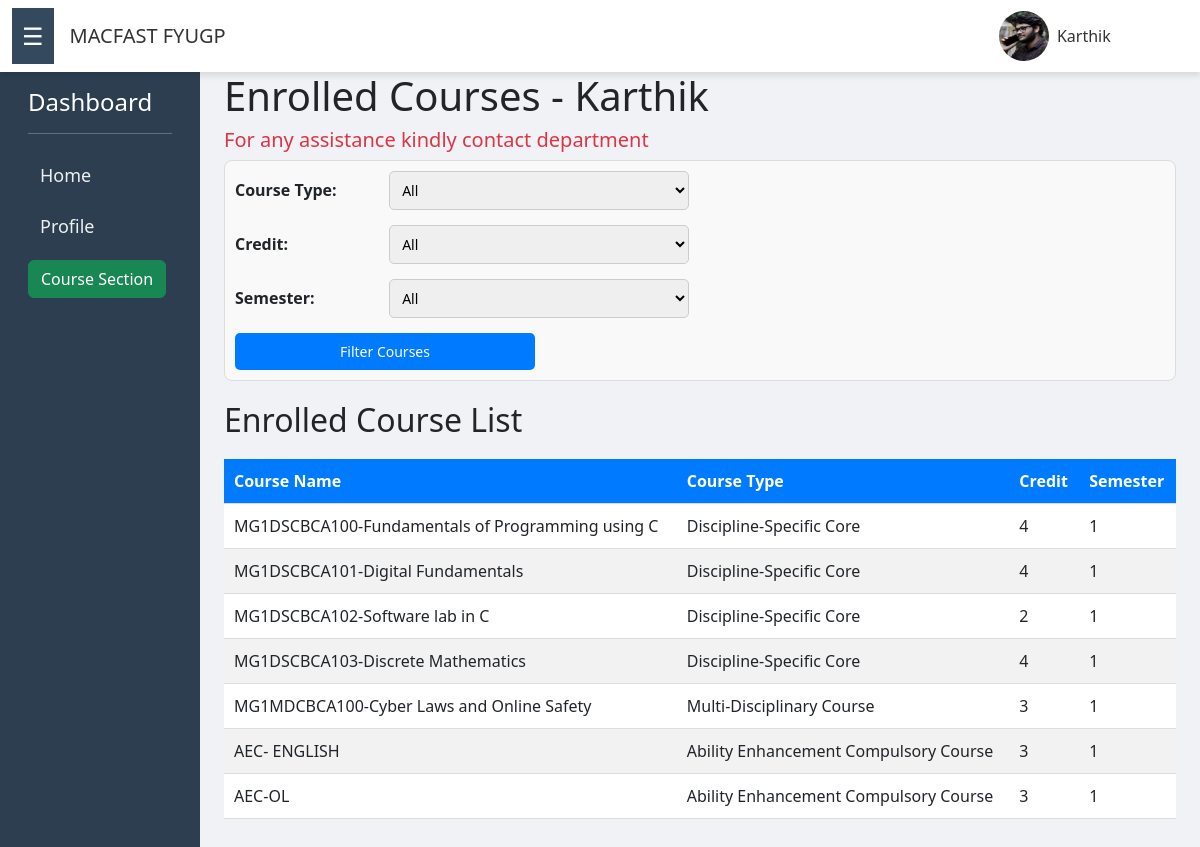
Screenshot of /courses/ (signed in) with the database file from the repository.
### core/models.py (models this page shows, shortened)
class StudentProfile(models.Model):
    user = models.OneToOneField(CustomUser, on_delete=models.CASCADE)
    first_name = models.CharField(max_length=30,default='')  # First name
    last_name = models.CharField(max_length=30,default='')   # Last name
    phone_number = models.CharField(max_length=15,default='')  # Phone number
    address = models.TextField(default='')  # Address
    dob = models.DateField()
    profile_picture = models.ImageField(upload_to='profile_pics/')
    programme = models.ForeignKey(Programme, on_delete=models.SET_NULL, null=True)
    department = models.ForeignKey(Department, on_delete=models.SET_NULL, null=True)
    board = models.CharField(max_length=100)
    subjects = models.ManyToManyField(Subject)  # Part III subjects studied in Plus Two
    semester = models.IntegerField(default=1)
    approved = models.BooleanField(default=False)

class CustomUser(AbstractUser):
    USER_TYPE_CHOICES = (
        ('student', 'Student'),
    )
    user_type = models.CharField(max_length=10, choices=USER_TYPE_CHOICES,default='student')
    objects = CustomUserManager()  # Attach CustomUserManager to the model

class Course(models.Model):
    TYPE_CHOICES = [
        ('DSC', 'Discipline-Specific Core'),
        ('DSE', 'Discipline-Specific Elective'),
        ('AEC', 'Ability Enhancement Compulsory Course'),
        ('SEC', 'Skill Enhancement Course'),
        ('MDC', 'Multi-Disciplinary Course'),
    ]
    name = models.CharField(max_length=100)
    course_type = models.CharField(max_length=3, choices=TYPE_CHOICES)
    programme = models.ForeignKey(Programme, on_delete=models.CASCADE)
    credit = models.IntegerField(default=2)
    semester = models.IntegerField(default=1)
    availability = models.IntegerField(default=40)  # Number of available seats
    excluded_subjects = models.ManyToManyField(Subject, blank=True)  # Subjects that exclude this course

### core/views.py (the view)
# urls.py: path('courses/',views.student_view_courses, name='svc'),
@login_required
def student_view_courses(request):
    try:
        student_profile = StudentProfile.objects.get(user=request.user)
        if not student_profile.approved:
            messages.warning(request, "Your profile needs admin approval to explore these features.")
            return redirect('profile')
    except StudentProfile.DoesNotExist:
        return redirect('profile')  # Ensure the student has a profile
    enrolled_courses = Enrollment.objects.filter(student=student_profile).select_related('course')
    course_type = request.GET.get('course_type', None)
    credit = request.GET.get('credit', None)
    semester = request.GET.get('semester', None)
    courses = Course.objects.filter(id__in=enrolled_courses.values_list('course_id', flat=True))
    if course_type:
        courses = courses.filter(course_type=course_type)
    if credit:
        courses = courses.filter(credit=credit)
    if semester:
        courses = courses.filter(semester=semester)
    return render(request, 'svc.html', {
        'courses': courses,
        'selected_course_type': course_type,
        'selected_credit': credit,
        'selected_semester': semester,
    })

### core/context_processors.py (called while the page is built)
def student_profile_processor(request):
    student_profile = None
    if request.user.is_authenticated:
        try:
            student_profile = StudentProfile.objects.get(user=request.user)
        except StudentProfile.DoesNotExist:
            pass  # Handle if the student profile does not exist
    return {'student_profile': student_profile}

### templates/svc.html (shortened to what this page needs)
{% extends "sbase.html" %}
{% block content %}
{% load static %}
<link href="{% static 'css/avc.css' %}" rel="stylesheet">
<h1>Enrolled Courses - {{ request.user.username }}</h1>
<h5 class="text-danger">For any assistance kindly contact department </h5>
<form method="GET" action="">
    <div>
        <label for="course_type">Course Type:</label>
        <select name="course_type" id="course_type">
            <option value="">All</option>
        </select>
    </div>
    <div>
        <label for="credit">Credit:</label>
        <select name="credit" id="credit">
            <option value="">All</option>
        </select>
    </div>
    <div>
        <label for="semester">Semester:</label>
        <select name="semester" id="semester">
            <option value="">All</option>
        </select>
    </div>
    <button id='btn1' type="submit">Filter Courses</button>
</form>
<h2>Enrolled Course List</h2>
<table>
    <thead>
        <tr>
            <th>Course Name</th>
            <th>Course Type</th>
            <th>Credit</th>
            <th>Semester</th>
        </tr>
    </thead>
    <tbody>
        {% for course in courses %}
            <tr>
                <td>{{ course.name }}</td>
                <td>{{ course.get_course_type_display }}</td>
                <td>{{ course.credit }}</td>
                <td>{{ course.semester }}</td>
            </tr>
        {% empty %}
            <tr>
                <td colspan="4">No enrolled courses found.</td>
            </tr>
        {% endfor %}
    </tbody>
</table>
{% endblock %}

### templates/sbase.html (shortened to what this page needs)
<!DOCTYPE html>
<html lang="en">
<head>
    <link href="https://cdn.jsdelivr.net/npm/bootstrap@5.3.0-alpha1/dist/css/bootstrap.min.css" rel="stylesheet">
    {% load static %}
    <link href="{% static 'css/styles.css' %}" rel="stylesheet">
</head>
<body>
<nav class="navbar navbar-expand-lg">
    <div class="container-fluid">
        <button class="sidebar-toggle-btn" id="sidebar-toggle-btn">&#9776;</button>
        <a class="navbar-brand ms-3" href="#">MACFAST FYUGP</a>
        <div class="ms-auto d-flex align-items-center">
            {% if student_profile and student_profile.profile_picture %}
                <img src="{{ student_profile.profile_picture.url }}" class="rounded-circle" alt="Profile Picture" width="50" height="50">
            {% else %}
                <img src="{% static 'images/admin.webp' %}" class="rounded-circle" alt="Default Profile Picture" width="50" height="50">
            {% endif %}
            <ul class="navbar-nav">
                <li class="nav-item">
                    <a class="nav-link" href="">{{ user.username }}</a>
                </li>
                <li class="nav-item">
                    <a class="nav-link btn btn-danger text-white" href="#"
                       onclick="event.preventDefault(); document.getElementById('logout-form').submit();">
                    </a>
                </li>
            </ul>
        </div>
    </div>
</nav>
<div class="container-fluid">
    <div class="row">
        <div class="col-md-2 sidebar" id="sidebar">
            <div class="p-3">
                <h4 class="text-white">Dashboard</h4>
                <hr class="text-white">
                <a class="nav-link" href="{% url 'student_dashboard' %}">Home</a>
                <a class="nav-link" href="{% url 'profile' %}">Profile</a>
                <button class="btn btn-success text-white mt-2" data-bs-toggle="collapse" data-bs-target="#courseSubmenu" aria-expanded="false">
                    Course Section
                </button>
            </div>
        </div>
        <main class="col ms-sm-auto px-md-4">
            {% block content %}{% endblock %}
        </main>
    </div>
</div>
</body>
</html>

### static/css/styles.css (style rules this page uses)
body { background-color: #f0f2f5; }
.navbar { background-color: #ffffff; color: #333333; box-shadow: 0 4px 6px rgba(0, 0, 0, 0.1); }
.navbar a { color: #333333; font-weight: 500; transition: color 0.3s; }
.sidebar { background-color: #2c3e50; min-height: 100vh; transition: all 0.3s; }
.sidebar a { color: #ecf0f1; font-size: 18px; padding: 12px; display: block; transition: background-color 0.3s, color 0.3s; }
.sidebar-toggle-btn { background-color: #34495e; color: #ffffff; border: none; font-size: 24px; padding: 10px; cursor: pointer; transition: background-color 0.3s; }
#btn1 { background-color: #ff0d00; color: white; border: none; cursor: pointer; transition: background-color 0.3s ease; }

### static/css/avc.css (style rules this page uses)
form { margin-bottom: 20px; padding: 10px; background-color: #f9f9f9; border: 1px solid #ddd; border-radius: 8px; }
form div { margin-bottom: 15px; }
label { display: inline-block; width: 150px; font-weight: bold; }
select,#btn1 { padding: 8px; font-size: 14px; width: 100%; max-width: 300px; border: 1px solid #ccc; border-radius: 5px; }
#btn1 { background-color: #007bff; color: white; border: none; cursor: pointer; transition: background-color 0.3s ease; }
table { width: 100%; border-collapse: collapse; margin-top: 20px; background-color: #fff; }
th, td { padding: 10px; text-align: left; border-bottom: 1px solid #ddd; }
th { background-color: #007bff; color: white; }
tr:nth-child(even) { background-color: #f2f2f2; }

### rows the page displays
StudentProfile: profile_picture (picture)
CustomUser: username "Karthik", user.username "Karthik"
Course: name "MG1DSCBCA100-Fundamentals of Programming using C", course_type "Discipline-Specific Core", credit "4", semester "1"
Course: name "MG1DSCBCA101-Digital Fundamentals", course_type "Discipline-Specific Core", credit "4", semester "1"
Course: name "MG1DSCBCA102-Software lab in C", course_type "Discipline-Specific Core", credit "2", semester "1"
Course: name "MG1DSCBCA103-Discrete Mathematics", course_type "Discipline-Specific Core", credit "4", semester "1"
Course: name "MG1MDCBCA100-Cyber Laws and Online Safety", course_type "Multi-Disciplinary Course", credit "3", semester "1"
Course: name "AEC- ENGLISH", course_type "Ability Enhancement Compulsory Course", credit "3", semester "1"
Course: name "AEC-OL", course_type "Ability Enhancement Compulsory Course", credit "3", semester "1"
